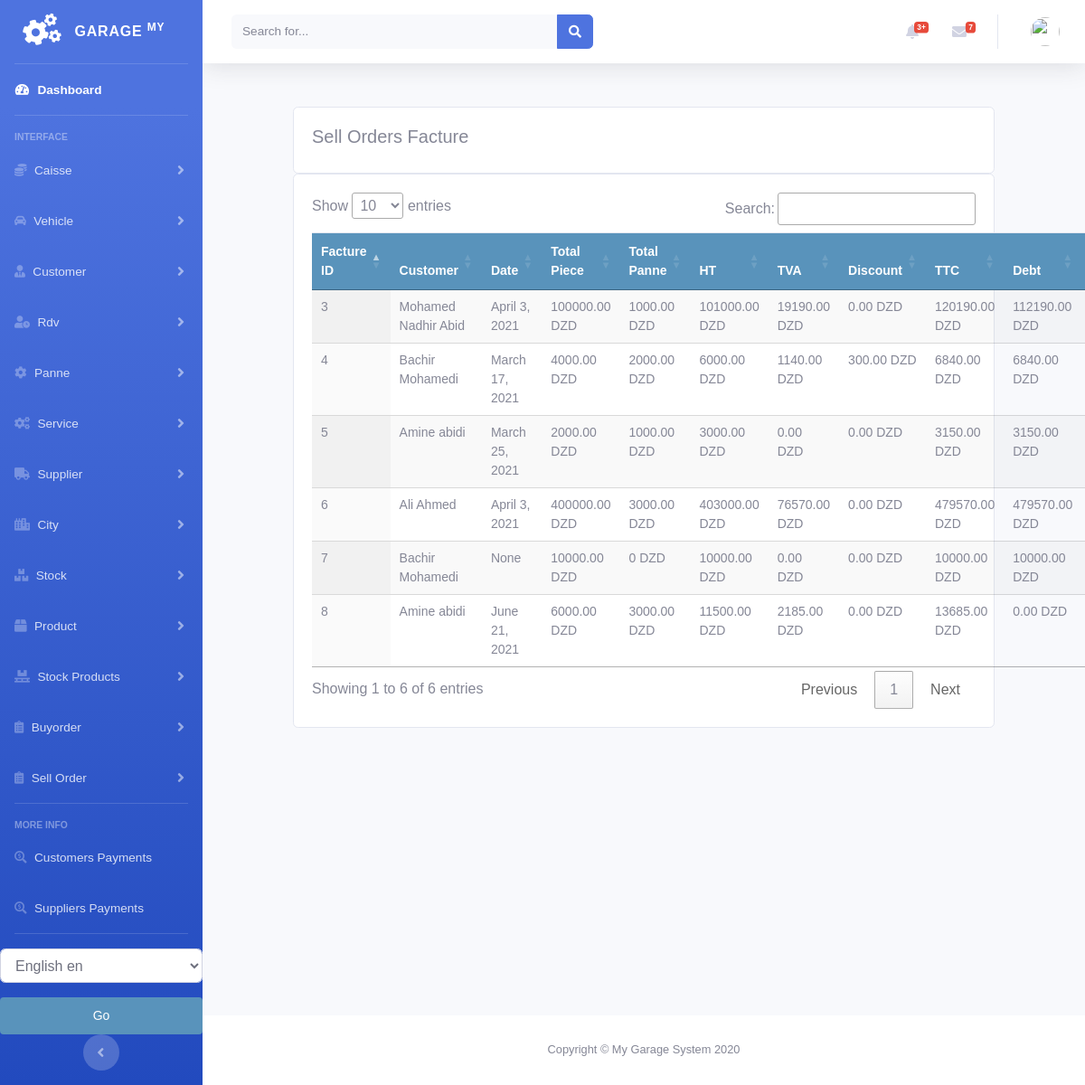
The app's page /sellorder/factured_sellorder_list, older data.
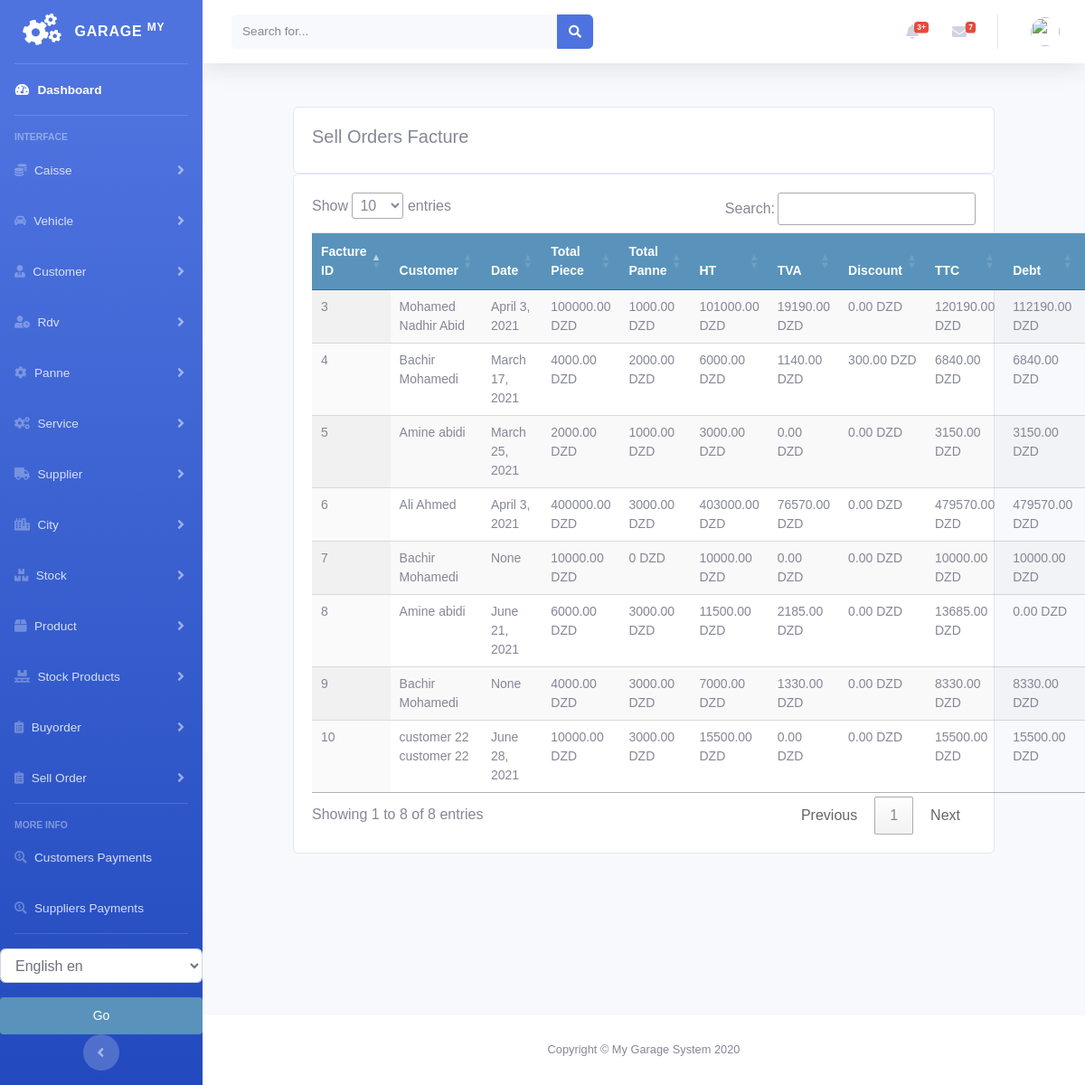
The same page, newer data.
### sellorder/models.py (models this page shows, shortened)
class SellOrderFacture(models.Model):
    order = models.ForeignKey(Order, on_delete=models.CASCADE)
    created = models.DateTimeField(auto_now_add=True)
    updated = models.DateTimeField(auto_now=True)

class Order(models.Model):
    customer = models.ForeignKey(Customer, on_delete=models.DO_NOTHING)
    vehicle = models.ForeignKey(Vehicle, on_delete=models.DO_NOTHING, null=True, blank=True)
    created = models.DateTimeField(auto_now_add=True)
    updated = models.DateTimeField(auto_now=True)
    debt = models.DecimalField(max_digits=10, decimal_places=2, null=True, blank=True, default=0)
    timbre = models.DecimalField(max_digits=10, decimal_places=2, null=True, blank=True, default=0)
    total_price = models.DecimalField(max_digits=10, decimal_places=2, null=True, blank=True, default=0)
    discount_amount = models.DecimalField(max_digits=10, decimal_places=2, null=True, blank=True, default=0)
    paid = models.BooleanField(default=False)
    order_tva = models.PositiveIntegerField(default=0)
    confirmed = models.BooleanField(default=False)
    factured = models.BooleanField(default=False)
    order_date = models.DateField(null=True, blank=True)
    class Meta:
        ordering = ('-created',)
    def get_total_cost(self):
        return sum(item.get_cost() for item in self.items.all())
    def get_total_panne(self):
        return sum(item.get_cost() for item in self.pannes.all())
    def get_total_item_panne(self):
        return sum(item.get_cost() for item in self.pannes.all()) + sum(item.get_cost() for item in self.items.all()) + \
               sum(item.get_cost() for item in self.services.all())
    def get_tva(self):
        return round(self.get_total_item_panne() * Decimal(self.order_tva / 100), 2)
    def get_ttc(self):
        return round(self.get_total_item_panne() + self.get_tva() - self.discount_amount + self.timbre, 2)

class OrderItem(models.Model):
    order = models.ForeignKey(Order,
                              related_name='items',
                              on_delete=models.CASCADE)
    stockproduct = models.ForeignKey(StockProduct,
                                     related_name='order_item',
                                     on_delete=models.DO_NOTHING, null=True, blank=True)
    price = models.DecimalField(max_digits=10, decimal_places=2)
    quantity = models.PositiveIntegerField(default=1)
    def get_cost(self):
        return self.price * self.quantity

class PanneItem(models.Model):
    order = models.ForeignKey(Order,
                              related_name='pannes',
                              on_delete=models.CASCADE)
    panne = models.ForeignKey(Panne, related_name='order_panne',
                              on_delete=models.DO_NOTHING, null=True, blank=True)
    price = models.DecimalField(max_digits=10, decimal_places=2)
    def get_cost(self):
        return self.price

class ServiceItem(models.Model):
    order = models.ForeignKey(Order,
                              related_name='services',
                              on_delete=models.CASCADE)
    service = models.ForeignKey(Service, related_name='order_service',
                                on_delete=models.DO_NOTHING, null=True, blank=True)
    price = models.DecimalField(max_digits=10, decimal_places=2)
    def get_cost(self):
        return self.price

### customer/models.py (models this page shows, shortened)
class Customer(models.Model):
    firstname = models.CharField(max_length=250, null=True)
    lastname = models.CharField(max_length=250, null=True)
    address = models.CharField(max_length=200, null=True)
    phone = models.CharField(max_length=200, null=True)
    date_created = models.DateTimeField(auto_now_add=True, null=True)
    date_updated = models.DateTimeField(auto_now=True)
    date_joined = models.DateField(null=True)
    enterprise = models.BooleanField(default=False)
    debt = models.DecimalField(max_digits=10, decimal_places=2, null=True, default=0)
    def __str__(self):
        return self.firstname + " " + self.lastname

### sellorder/views.py (the view)
# urls.py: path('factured_sellorder_list', views.factured_sellorder_list, name='factured_sellorder_list'),
def factured_sellorder_list(request):
    sellorders = SellOrderFacture.objects.all()
    context = {
        'sellorders': sellorders
    }
    return render(request, 'sellorder/list_sellorder_facture.html', context)

### sellorder/templates/sellorder/list_sellorder_facture.html (shortened to what this page needs)
{% extends 'home.html' %}
{% load static %}
{% load i18n %}
{% block content %}
<br>
<div class="row">
    <div class="col-md">
        <div class="card card-body">
            <h5>{% trans "Sell Orders Facture" %}</h5>
        </div>
        <div class="card card-body">
            <table id="table_id" class="table display text-center">
                <thead>
                <tr>
                    <th>{% trans "Facture ID" %}</th>
                    <th>{% trans "Customer" %}</th>
                    <th>{% trans "Date" %}</th>
                    <th>{% trans "Total Piece" %}</th>
                    <th>{% trans "Total Panne" %}</th>
                    <th>{% trans "HT" %}</th>
                    <th>{% trans "TVA" %}</th>
                    <th>{% trans "Discount" %}</th>
                    <th>{% trans "TTC" %}</th>
                    <th>{% trans "Debt" %}</th>
                    <th></th>
                </tr>
                </thead>
                <tbody>
                {% for order in sellorders %}
                <tr>
                    <td>{{order.id}}</td>
                    <td>{{order.order.customer}}</td>
                    <td>{{order.order.order_date}}</td>
                    <td>{{order.order.get_total_cost}} {% trans "DZD" %}</td>
                    <td>{{order.order.get_total_panne}} {% trans "DZD" %}</td>
                    <td>{{order.order.get_total_item_panne}} {% trans "DZD" %}</td>
                    <td>{{order.order.get_tva}} {% trans "DZD" %}</td>
                    <td>{{order.order.discount_amount}} {% trans "DZD" %}</td>
                    <td>{{order.order.get_ttc}} {% trans "DZD" %}</td>
                    <td>{{order.order.debt}} {% trans "DZD" %}</td>
                    <td>
                    </td>
                </tr>
                {% endfor %}
                </tbody>
            </table>
        </div>
    </div>
</div>
{% endblock %}
{% block jsscript %}
<link rel="stylesheet" href="https://ajax.googleapis.com/ajax/libs/jqueryui/1.12.1/themes/smoothness/jquery-ui.css">
<link rel="stylesheet" href="https://cdnjs.cloudflare.com/ajax/libs/chosen/1.8.7/chosen.min.css"/>
<link rel="stylesheet" type="text/css" href="https://cdn.datatables.net/1.10.22/css/jquery.dataTables.css">
{% endblock %}

### accounts/templates/home.html (shortened to what this page needs)
<!DOCTYPE html>
<html lang="en">
<head>
    {% load static %}
    <link rel="stylesheet" href="//code.jquery.com/ui/1.12.1/themes/base/jquery-ui.css">
    <link href="https://cdnjs.cloudflare.com/ajax/libs/font-awesome/5.13.0/css/all.min.css" rel="stylesheet">
    <link rel="stylesheet" href="https://stackpath.bootstrapcdn.com/bootstrap/4.3.1/css/bootstrap.min.css"
>
    <link rel="stylesheet" type="text/css" href="{% static 'vendor/fontawesome-free/css/all.min.css' %}">
    <link rel="stylesheet" type="text/css" href="{% static 'css/sb-admin-2.min.css' %}">
    <link rel="stylesheet" type="text/css" href="{% static 'css/main.css' %}">
</head>
<body id="page-top">
<div id="wrapper">
    {% include 'sidenavbar.html' %}
    <div id="content-wrapper" class="d-flex flex-column">
        {% include 'navbar.html' %}
        <div id="content">
            {% block content %}
            {% endblock %}
        </div>
      <footer class="sticky-footer bg-white">
        <div class="container my-auto">
          <div class="copyright text-center my-auto">
            <span>Copyright &copy; My Garage System 2020</span>
          </div>
        </div>
      </footer>
    </div>
</div>
{% block jsscript %}{% endblock %}
</body>
</html>

### accounts/templates/sidenavbar.html (shortened to what this page needs)
{% load  static %}
{% load i18n %}
<ul class="navbar-nav bg-gradient-primary sidebar sidebar-dark accordion" id="accordionSidebar">
    <a class="sidebar-brand d-flex align-items-center justify-content-center" href="/">
        <div class="sidebar-brand-icon rotate-n-15">
            <i class="fas fa-cogs"></i>
        </div>
        <div class="sidebar-brand-text mx-3">Garage <sup>My</sup></div>
    </a>
    <hr class="sidebar-divider my-0">
    <li class="nav-item active">
        <a class="nav-link" href="/">
            <i class="fas fa-fw fa-tachometer-alt"></i>
            <span>{% trans "Dashboard" %}</span></a>
    </li>
    <hr class="sidebar-divider">
    <div class="sidebar-heading">
        {% trans "Interface" %}
    </div>
    <li class="nav-item">
        <a class="nav-link collapsed" href="#" data-toggle="collapse" data-target="#collapseCaisse"
           aria-expanded="true" aria-controls="collapseCaisse">
            <i class="fas fa-coins"></i>
            <span>{% trans "Caisse" %}</span>
        </a>
    </li>
    <li class="nav-item">
        <a class="nav-link collapsed" href="#" data-toggle="collapse" data-target="#collapseType"
           aria-expanded="true" aria-controls="collapseType">
    <i class="fas fa-car-alt"></i>
            <span>{% trans "Vehicle" %}</span>
        </a>
    </li>
    <li class="nav-item">
        <a class="nav-link collapsed" href="#" data-toggle="collapse" data-target="#collapseCustomer"
           aria-expanded="true" aria-controls="collapseCustomer">
            <i class="fas fa-user-tie"></i>
            <span>{% trans "Customer" %}</span>
        </a>
    </li>
    <li class="nav-item">
        <a class="nav-link collapsed" href="#" data-toggle="collapse" data-target="#collapseRdv"
           aria-expanded="true" aria-controls="collapseRdv">
            <i class="fas fa-user-clock"></i>
            <span>{% trans "Rdv" %}</span>
        </a>
    </li>
    <li class="nav-item">
        <a class="nav-link collapsed" href="#" data-toggle="collapse" data-target="#collapsePanne"
           aria-expanded="true" aria-controls="collapsePanne">
            <i class="fas fa-cog"></i>
            <span>{% trans "Panne" %}</span>
        </a>
    </li>
    <li class="nav-item">
        <a class="nav-link collapsed" href="#" data-toggle="collapse" data-target="#collapseService"
           aria-expanded="true" aria-controls="collapseService">
            <i class="fas fa-cogs"></i>
            <span>{% trans "Service" %}</span>
        </a>
    </li>
    <li class="nav-item">
        <a class="nav-link collapsed" href="#" data-toggle="collapse" data-target="#collapsesupplier"
           aria-expanded="true" aria-controls="collapsesupplier">
            <i class="fas fa-truck"></i>
            <span>{% trans "Supplier" %}</span>
        </a>
    </li>
    <li class="nav-item">
        <a class="nav-link collapsed" href="#" data-toggle="collapse" data-target="#collapseCity"
           aria-expanded="true" aria-controls="collapseCity">
            <i class="fas fa-city"></i>
            <span>{% trans "City" %}</span>
        </a>
    </li>
    <li class="nav-item">
        <a class="nav-link collapsed" href="#" data-toggle="collapse" data-target="#collapsestock"
           aria-expanded="true" aria-controls="collapsestock">
            <i class="fas fa-boxes"></i>
            <span>{% trans "Stock" %}</span>
        </a>
    </li>
    <li class="nav-item">
        <a class="nav-link collapsed" href="#" data-toggle="collapse" data-target="#collapseproduct"
           aria-expanded="true" aria-controls="collapseproduct">
            <i class="fas fa-box"></i>
            <span>{% trans "Product" %}</span>
        </a>
    </li>
    <li class="nav-item">
        <a class="nav-link collapsed" href="#" data-toggle="collapse" data-target="#collapsestockproduct"
           aria-expanded="true" aria-controls="collapsestockproduct">
            <i class="fas fa-pallet"></i>
            <span>{% trans "Stock Products" %}</span>
        </a>
    </li>
    <li class="nav-item">
        <a class="nav-link collapsed" href="#" data-toggle="collapse" data-target="#collapsebuyorder"
           aria-expanded="true" aria-controls="collapsebuyorder">
            <i class="fas fa-clipboard-list"></i>
            <span>{% trans "Buyorder" %}</span>
        </a>
    </li>
    <li class="nav-item">
        <a class="nav-link collapsed" href="#" data-toggle="collapse" data-target="#collapsesellorder"
           aria-expanded="true" aria-controls="collapsesellorder">
            <i class="fas fa-clipboard-list"></i>
            <span>{% trans "Sell Order" %}</span>
        </a>
    </li>
    <hr class="sidebar-divider">
    <div class="sidebar-heading">
        {% trans "More Info" %}
    </div>
    <li class="nav-item">
        <a class="nav-link" href="{% url 'payments:customer_payment_list' %}">
            <i class="fas fa-search-dollar"></i>
            <span>{% trans "Customers Payments" %}</span></a>
    </li>
    <li class="nav-item">
        <a class="nav-link" href="{% url 'payments:supplier_payment_list' %}">
            <i class="fas fa-search-dollar"></i>
            <span>{% trans "Suppliers Payments" %}</span></a>
    </li>
    <hr class="sidebar-divider d-none d-md-block">
    {% get_current_language as LANGUAGE_CODE %}
          <form action="{% url 'set_language'%}" method="post">
              <select class="form-control" name="language" id="">
                  {% get_available_languages as LANGUAGES %}
                  {% get_language_info_list for LANGUAGES as languages %}
                  {% for language in languages %}
                    <option value="{{ language.code }}" {% if language.code == LANGUAGE_CODE %} selected {% endif %}>
                       <i class="fas fa-clipboard-list"></i>  {{ language.name_local}} {{ language.code }}
                    </option>
                  {% endfor %}
              </select>
              <input class="btn btn-warning btn-block mt-3" type="submit" value="Go">
          </form>
    <div class="text-center d-none d-md-inline">
        <button class="rounded-circle border-0" id="sidebarToggle"></button>
    </div>
</ul>

### accounts/templates/navbar.html (shortened to what this page needs)
{% load  static %}
{% load i18n %}
        <nav class="navbar navbar-expand navbar-light bg-white topbar mb-4 static-top shadow">
          <form class="d-none d-sm-inline-block form-inline mr-auto ml-md-3 my-2 my-md-0 mw-100 navbar-search">
            <div class="input-group">
              <input type="text" class="form-control bg-light border-0 small" placeholder="Search for..." aria-label="Search" aria-describedby="basic-addon2">
              <div class="input-group-append">
                <button class="btn btn-primary" type="button">
                  <i class="fas fa-search fa-sm"></i>
                </button>
              </div>
            </div>
          </form>
          <ul class="navbar-nav ml-auto">
            <li class="nav-item dropdown no-arrow mx-1">
              <a class="nav-link dropdown-toggle" href="#" id="alertsDropdown" role="button" data-toggle="dropdown" aria-haspopup="true" aria-expanded="false">
                <i class="fas fa-bell fa-fw"></i>
                <span class="badge badge-danger badge-counter">3+</span>
              </a>
            </li>
            <li class="nav-item dropdown no-arrow mx-1">
              <a class="nav-link dropdown-toggle" href="#" id="messagesDropdown" role="button" data-toggle="dropdown" aria-haspopup="true" aria-expanded="false">
                <i class="fas fa-envelope fa-fw"></i>
                <span class="badge badge-danger badge-counter">7</span>
              </a>
            </li>
            <li class="nav-item dropdown no-arrow">
              <a class="nav-link dropdown-toggle" href="#" id="userDropdown" role="button" data-toggle="dropdown" aria-haspopup="true" aria-expanded="false">
                <img class="img-profile rounded-circle" src="https://source.unsplash.com/QAB-WJcbgJk/60x60">
              </a>
            </li>
          </ul>
        </nav>

Row changes from the older to the newer data that the page shows:
added SellOrderFacture: id "9", order.customer "Bachir Mohamedi", order.order_date "None", order.get_total_cost "4000.00", order.get_total_panne "3000.00", order.get_total_item_panne "7000.00", order.get_tva "1330.00", order.discount_amount "0.00", order.get_ttc "8330.00", order.debt "8330.00"
added SellOrderFacture: id "10", order.customer "customer 22 customer 22", order.order_date "June 28, 2021", order.get_total_cost "10000.00", order.get_total_panne "3000.00", order.get_total_item_panne "15500.00", order.get_tva "0.00", order.discount_amount "0.00", order.get_ttc "15500.00", order.debt "15500.00"
Text that changed along with them:
text written by a page script: "Show entries Search: Showing 1 to 6 of 6 entries Previous 1 Next" → "Show entries Search: Showing 1 to 8 of 8 entries Previous 1 Next"
